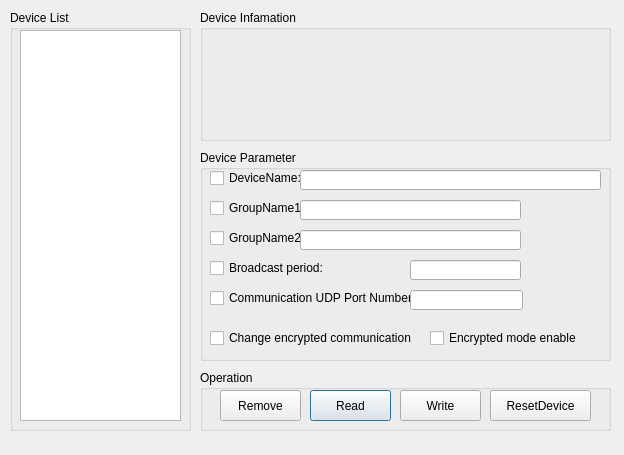
<?xml version="1.0" encoding="UTF-8"?>
<ui version="4.0">
 <class>EditParamDialog</class>
 <widget class="QDialog" name="EditParamDialog">
  <property name="geometry">
   <rect>
    <x>0</x>
    <y>0</y>
    <width>624</width>
    <height>455</height>
   </rect>
  </property>
  <property name="windowTitle">
   <string>Device Parameter Edit</string>
  </property>
  <widget class="QGroupBox" name="groupBox_2">
   <property name="geometry">
    <rect>
     <x>10</x>
     <y>10</y>
     <width>181</width>
     <height>421</height>
    </rect>
   </property>
   <property name="title">
    <string>Device List</string>
   </property>
   <widget class="QTreeView" name="treeViewDeviceList">
    <property name="geometry">
     <rect>
      <x>10</x>
      <y>20</y>
      <width>161</width>
      <height>391</height>
     </rect>
    </property>
   </widget>
  </widget>
  <widget class="QGroupBox" name="groupBox_3">
   <property name="geometry">
    <rect>
     <x>200</x>
     <y>370</y>
     <width>411</width>
     <height>61</height>
    </rect>
   </property>
   <property name="title">
    <string>Operation</string>
   </property>
   <widget class="QPushButton" name="pushButtonReadDeviceInfo">
    <property name="geometry">
     <rect>
      <x>110</x>
      <y>20</y>
      <width>81</width>
      <height>31</height>
     </rect>
    </property>
    <property name="text">
     <string>Read</string>
    </property>
   </widget>
   <widget class="QPushButton" name="pushButtonWrite">
    <property name="geometry">
     <rect>
      <x>200</x>
      <y>20</y>
      <width>81</width>
      <height>31</height>
     </rect>
    </property>
    <property name="text">
     <string>Write</string>
    </property>
   </widget>
   <widget class="QPushButton" name="pushButtonRemoveFormList">
    <property name="geometry">
     <rect>
      <x>20</x>
      <y>20</y>
      <width>81</width>
      <height>31</height>
     </rect>
    </property>
    <property name="text">
     <string>Remove</string>
    </property>
   </widget>
   <widget class="QPushButton" name="pushButtonResetDevice">
    <property name="geometry">
     <rect>
      <x>290</x>
      <y>20</y>
      <width>101</width>
      <height>31</height>
     </rect>
    </property>
    <property name="text">
     <string>ResetDevice</string>
    </property>
   </widget>
  </widget>
  <widget class="QGroupBox" name="groupBox_4">
   <property name="geometry">
    <rect>
     <x>200</x>
     <y>10</y>
     <width>411</width>
     <height>131</height>
    </rect>
   </property>
   <property name="title">
    <string>Device Infamation</string>
   </property>
  </widget>
  <widget class="QGroupBox" name="groupBox">
   <property name="geometry">
    <rect>
     <x>200</x>
     <y>150</y>
     <width>411</width>
     <height>211</height>
    </rect>
   </property>
   <property name="title">
    <string>Device Parameter</string>
   </property>
   <widget class="QCheckBox" name="checkBoxDeviceName">
    <property name="geometry">
     <rect>
      <x>10</x>
      <y>20</y>
      <width>91</width>
      <height>16</height>
     </rect>
    </property>
    <property name="text">
     <string>DeviceName:</string>
    </property>
   </widget>
   <widget class="QCheckBox" name="checkBoxGroup1Name">
    <property name="geometry">
     <rect>
      <x>10</x>
      <y>50</y>
      <width>91</width>
      <height>16</height>
     </rect>
    </property>
    <property name="text">
     <string>GroupName1:</string>
    </property>
   </widget>
   <widget class="QCheckBox" name="checkBoxGroup2Name">
    <property name="geometry">
     <rect>
      <x>10</x>
      <y>80</y>
      <width>91</width>
      <height>16</height>
     </rect>
    </property>
    <property name="text">
     <string>GroupName2:</string>
    </property>
   </widget>
   <widget class="QLineEdit" name="lineEditDeviceName">
    <property name="geometry">
     <rect>
      <x>100</x>
      <y>20</y>
      <width>301</width>
      <height>20</height>
     </rect>
    </property>
   </widget>
   <widget class="QLineEdit" name="lineEditGroupName1">
    <property name="geometry">
     <rect>
      <x>100</x>
      <y>50</y>
      <width>221</width>
      <height>20</height>
     </rect>
    </property>
   </widget>
   <widget class="QLineEdit" name="lineEditGroupName2">
    <property name="geometry">
     <rect>
      <x>100</x>
      <y>80</y>
      <width>221</width>
      <height>20</height>
     </rect>
    </property>
   </widget>
   <widget class="QCheckBox" name="checkBoxEncryptedChange">
    <property name="geometry">
     <rect>
      <x>10</x>
      <y>180</y>
      <width>211</width>
      <height>16</height>
     </rect>
    </property>
    <property name="text">
     <string>Change encrypted communication</string>
    </property>
   </widget>
   <widget class="QCheckBox" name="checkBoxBroadcastPeriod">
    <property name="geometry">
     <rect>
      <x>10</x>
      <y>110</y>
      <width>131</width>
      <height>16</height>
     </rect>
    </property>
    <property name="text">
     <string>Broadcast period:</string>
    </property>
   </widget>
   <widget class="QCheckBox" name="checkBoxEncryptedEnable">
    <property name="geometry">
     <rect>
      <x>230</x>
      <y>180</y>
      <width>151</width>
      <height>16</height>
     </rect>
    </property>
    <property name="text">
     <string>Encrypted mode enable</string>
    </property>
   </widget>
   <widget class="QLineEdit" name="lineEdit">
    <property name="geometry">
     <rect>
      <x>210</x>
      <y>110</y>
      <width>111</width>
      <height>20</height>
     </rect>
    </property>
   </widget>
   <widget class="QCheckBox" name="checkBoxUdpPort">
    <property name="geometry">
     <rect>
      <x>10</x>
      <y>140</y>
      <width>201</width>
      <height>16</height>
     </rect>
    </property>
    <property name="text">
     <string>Communication UDP Port Number:</string>
    </property>
   </widget>
   <widget class="QLineEdit" name="lineEdit_2">
    <property name="geometry">
     <rect>
      <x>210</x>
      <y>140</y>
      <width>113</width>
      <height>20</height>
     </rect>
    </property>
   </widget>
  </widget>
 </widget>
 <resources/>
 <connections/>
</ui>
